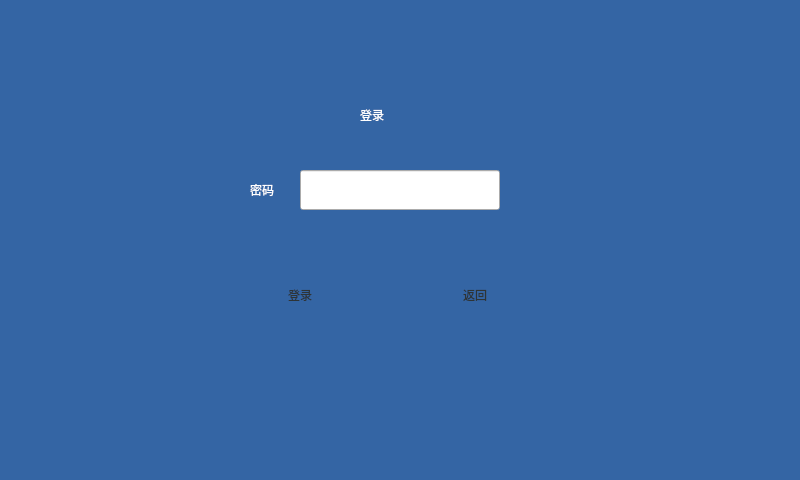
<?xml version="1.0" encoding="UTF-8"?>
<ui version="4.0">
 <class>login</class>
 <widget class="QDialog" name="login">
  <property name="geometry">
   <rect>
    <x>0</x>
    <y>0</y>
    <width>800</width>
    <height>480</height>
   </rect>
  </property>
  <property name="windowTitle">
   <string>Dialog</string>
  </property>
  <property name="styleSheet">
   <string notr="true">QDialog#login{background-color: rgb(52, 101, 164);}</string>
  </property>
  <widget class="QPushButton" name="pushButton_login">
   <property name="geometry">
    <rect>
     <x>225</x>
     <y>270</y>
     <width>150</width>
     <height>50</height>
    </rect>
   </property>
   <property name="focusPolicy">
    <enum>Qt::NoFocus</enum>
   </property>
   <property name="styleSheet">
    <string notr="true">QPushButton{border:none;background-image: url(:/images/btnBg.gif);font: 400 14pt &quot;Ubuntu&quot;;color: rgb(46, 52, 54);} 
QPushButton:pressed{border:none;background-image: url(:/images/btnBg_down.gif);} 
</string>
   </property>
   <property name="text">
    <string>登录</string>
   </property>
  </widget>
  <widget class="QLabel" name="label_password">
   <property name="geometry">
    <rect>
     <x>250</x>
     <y>180</y>
     <width>40</width>
     <height>20</height>
    </rect>
   </property>
   <property name="styleSheet">
    <string notr="true">color: rgb(255, 255, 255);
font: 400 14pt &quot;Ubuntu&quot;;</string>
   </property>
   <property name="text">
    <string>密码</string>
   </property>
  </widget>
  <widget class="QLabel" name="label_title">
   <property name="geometry">
    <rect>
     <x>360</x>
     <y>100</y>
     <width>50</width>
     <height>30</height>
    </rect>
   </property>
   <property name="styleSheet">
    <string notr="true">color: rgb(255, 255, 255);
font: 500 16pt &quot;Ubuntu&quot;;</string>
   </property>
   <property name="text">
    <string>登录</string>
   </property>
  </widget>
  <widget class="QLineEdit" name="lineEdit_password_login">
   <property name="geometry">
    <rect>
     <x>300</x>
     <y>170</y>
     <width>200</width>
     <height>40</height>
    </rect>
   </property>
   <property name="styleSheet">
    <string notr="true">font:500 14pt &quot;Ubuntu&quot;;</string>
   </property>
   <property name="readOnly">
    <bool>false</bool>
   </property>
  </widget>
  <widget class="QLabel" name="label_erroNote">
   <property name="geometry">
    <rect>
     <x>300</x>
     <y>230</y>
     <width>200</width>
     <height>20</height>
    </rect>
   </property>
   <property name="styleSheet">
    <string notr="true">color: rgb(255, 255, 255);
font: 400 12pt &quot;Ubuntu&quot;;</string>
   </property>
   <property name="text">
    <string/>
   </property>
   <property name="alignment">
    <set>Qt::AlignCenter</set>
   </property>
  </widget>
  <widget class="QPushButton" name="pushButton_back">
   <property name="geometry">
    <rect>
     <x>400</x>
     <y>270</y>
     <width>150</width>
     <height>50</height>
    </rect>
   </property>
   <property name="focusPolicy">
    <enum>Qt::NoFocus</enum>
   </property>
   <property name="styleSheet">
    <string notr="true">QPushButton{border:none;background-image: url(:/images/btnBg.gif);font: 400 14pt &quot;Ubuntu&quot;;color: rgb(46, 52, 54);} 
QPushButton:pressed{border:none;background-image: url(:/images/btnBg_down.gif);} 
</string>
   </property>
   <property name="text">
    <string>返回</string>
   </property>
  </widget>
 </widget>
 <resources/>
 <connections/>
</ui>
